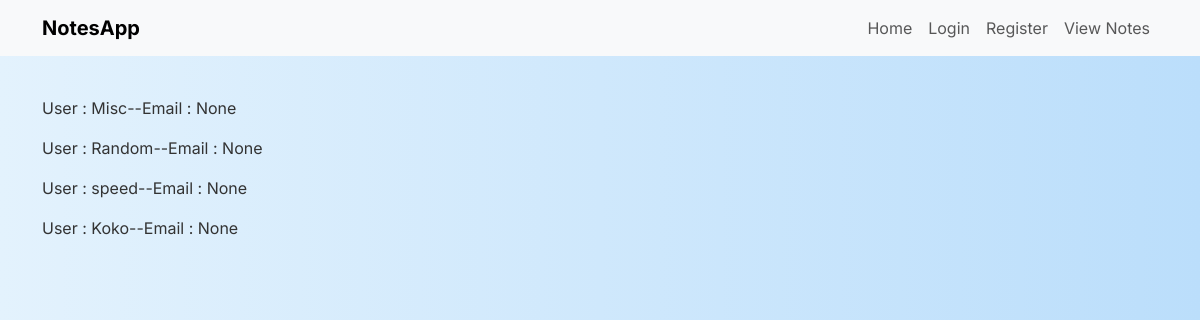
Before: /view (signed in) with the older database file.
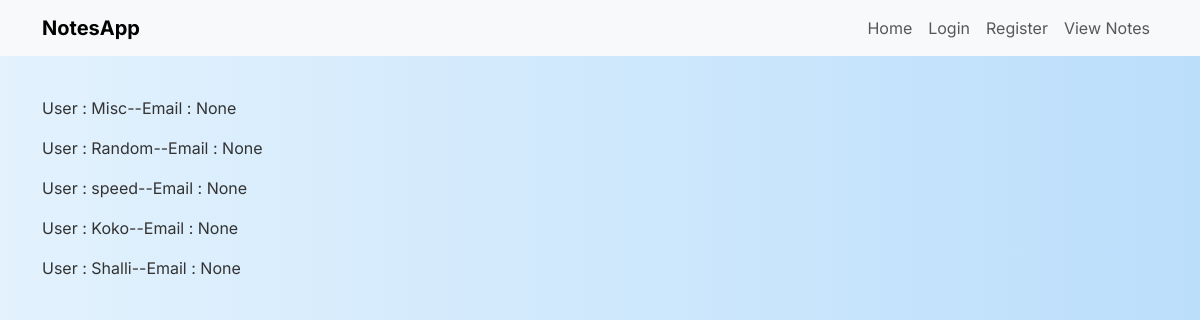
After: the same page with the newer database file.
### app.py (models this page shows, shortened)
class Users(db.Model, UserMixin):
    id = db.Column("id",db.Integer, primary_key=True)
    name = db.Column(db.String(100), nullable=False, unique=True)
    email = db.Column(db.String(100))
    password = db.Column(db.String(255), nullable=False)
    notes = db.relationship("Notes", backref = "user", lazy = True)

### app.py (the view)
@app.route("/view")
@login_required
def view():
    info = Users.query.all()
    return (render_template('view.html', info=info))

### app.py (called while the page is built)
@login_manager.user_loader
def load_user(user_id):
    return Users.query.get(int(user_id))

### templates/view.html
{% extends "base.html"%}
{% block content %}
    {% for item in info %}
        <p>User : {{item.name}}--Email : {{item.email}}</p>
    {% endfor %}
{% endblock %}

Changed rows visible on the page:
added Users: name "Shalli", email "None"
